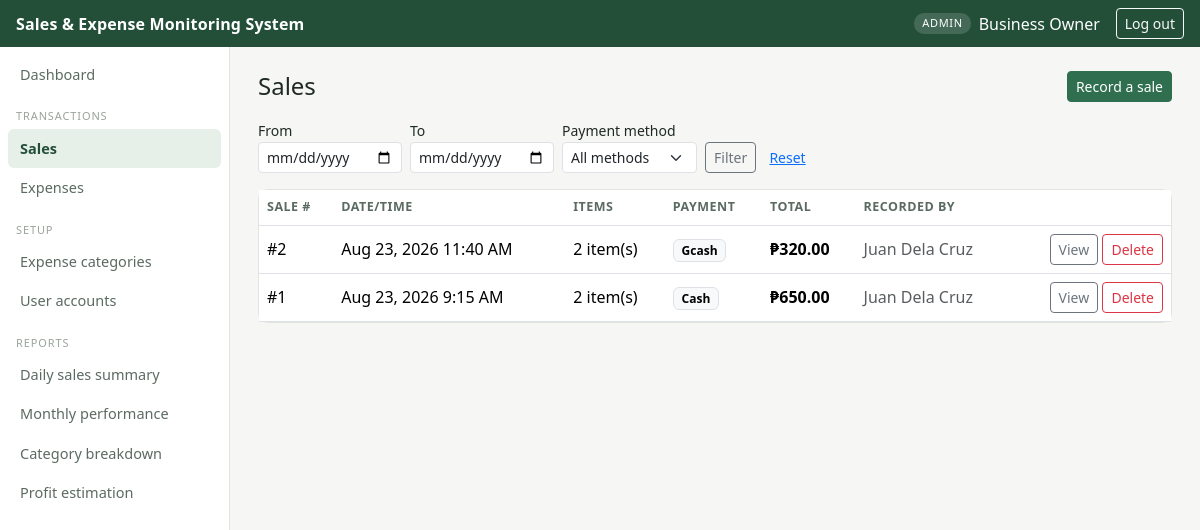
The page /app/modules/sales/list.php (signed in) on the database its author committed.
### tables this page shows
CREATE TABLE sales (
    sale_id         INT AUTO_INCREMENT PRIMARY KEY,
    sale_date       DATE NOT NULL,
    sale_time       TIME NOT NULL,
    total_amount    DECIMAL(10,2) NOT NULL DEFAULT 0.00,
    payment_method  ENUM('cash', 'gcash', 'card', 'bank_transfer') NOT NULL DEFAULT 'cash',
    recorded_by     INT NOT NULL,
    created_at      TIMESTAMP NOT NULL DEFAULT CURRENT_TIMESTAMP,
    CONSTRAINT fk_sale_user
        FOREIGN KEY (recorded_by) REFERENCES users(user_id)
        ON UPDATE CASCADE ON DELETE RESTRICT,
    CONSTRAINT chk_sale_total CHECK (total_amount >= 0)
);

CREATE TABLE users (
    user_id         INT AUTO_INCREMENT PRIMARY KEY,
    username        VARCHAR(50)  NOT NULL UNIQUE,
    password_hash   VARCHAR(255) NOT NULL,
    full_name       VARCHAR(100) NOT NULL,
    role            ENUM('admin', 'staff') NOT NULL DEFAULT 'staff',
    status          ENUM('active', 'inactive') NOT NULL DEFAULT 'active',
    created_at      TIMESTAMP NOT NULL DEFAULT CURRENT_TIMESTAMP
);

### app/includes/functions.php (called while the page is built, shortened)
<?php
function peso(?float $amount): string
{
    return '₱' . number_format((float) $amount, 2);
}

### app/includes/auth.php (called while the page is built, shortened)
<?php
require_once __DIR__ . '/functions.php';
function isAdmin(): bool
{
    return ($_SESSION['role'] ?? null) === 'admin';
}

### app/modules/sales/list.php (the view, shortened to what this page needs)
<?php
require_once __DIR__ . '/../../includes/auth.php';
$dateFrom = trim($_GET['date_from'] ?? '');
$dateTo   = trim($_GET['date_to'] ?? '');
$sql = "SELECT s.sale_id, s.sale_date, s.sale_time, s.total_amount, s.payment_method, u.full_name AS recorded_by,
               (SELECT COUNT(*) FROM sale_items si WHERE si.sale_id = s.sale_id) AS item_count
        FROM sales s JOIN users u ON u.user_id = s.recorded_by
        WHERE 1=1";
$sql .= " ORDER BY s.sale_date DESC, s.sale_time DESC LIMIT 200";
$stmt = $conn->prepare($sql);
$stmt->execute();
$sales = $stmt->get_result();
include __DIR__ . '/../../includes/header.php';
?>
<div class="d-flex justify-content-between align-items-center mb-3">
  <h1 class="h4 mb-0">Sales</h1>
  <a href="add.php" class="btn btn-brand btn-sm">Record a sale</a>
</div>
<form class="row g-2 mb-3 align-items-end" method="get">
  <div class="col-auto">
    <label class="form-label small mb-0">From</label>
    <input type="date" name="date_from" class="form-control form-control-sm" value="<?= htmlspecialchars($dateFrom) ?>">
  </div>
  <div class="col-auto">
    <label class="form-label small mb-0">To</label>
    <input type="date" name="date_to" class="form-control form-control-sm" value="<?= htmlspecialchars($dateTo) ?>">
  </div>
  <div class="col-auto">
    <label class="form-label small mb-0">Payment method</label>
    <select name="payment_method" class="form-select form-select-sm">
      <option value="">All methods</option>
    </select>
  </div>
  <div class="col-auto">
    <button class="btn btn-sm btn-outline-secondary">Filter</button>
    <a href="list.php" class="btn btn-sm btn-link">Reset</a>
  </div>
</form>
<div class="card p-0">
  <table class="table mb-0 align-middle">
    <thead>
      <tr><th>Sale #</th><th>Date/time</th><th>Items</th><th>Payment</th><th>Total</th><th>Recorded by</th><th></th></tr>
    </thead>
    <tbody>
      <?php while ($s = $sales->fetch_assoc()): ?>
        <tr>
          <td>#<?= $s['sale_id'] ?></td>
          <td><?= date('M j, Y g:i A', strtotime($s['sale_date'] . ' ' . $s['sale_time'])) ?></td>
          <td><?= (int) $s['item_count'] ?> item(s)</td>
          <td><span class="badge text-bg-light border"><?= ucfirst(str_replace('_',' ',$s['payment_method'])) ?></span></td>
          <td class="fw-semibold"><?= peso($s['total_amount']) ?></td>
          <td class="text-muted"><?= htmlspecialchars($s['recorded_by']) ?></td>
          <td class="text-end">
            <a href="view.php?id=<?= $s['sale_id'] ?>" class="btn btn-sm btn-outline-secondary">View</a>
            <?php if (isAdmin()): ?>
            <a href="delete.php?id=<?= $s['sale_id'] ?>" class="btn btn-sm btn-outline-danger"
               onclick="return confirm('Delete this sale and all its items?');">Delete</a>
            <?php endif; ?>
          </td>
        </tr>
      <?php endwhile; ?>
    </tbody>
  </table>
</div>
<?php include __DIR__ . '/../../includes/footer.php'; ?>

### app/assets/css/style.css (style rules this page uses)
:root { --ink: #1f2a24; --ink-muted: #5c6b62; --surface: #f6f7f4; --card: #ffffff; --line: #e2e5df; --accent: #2f6f4f; --accent-dark: #234f39; --accent-soft: #e6efe8; --warn: #b5651d; --danger: #a3342b; }
body { background: var(--surface); color: var(--ink); font-family: "Segoe UI", Roboto, -apple-system, sans-serif; }
.card { border: 1px solid var(--line); border-radius: 10px; }
.btn-brand { background: var(--accent); border-color: var(--accent); color: #fff; }
table.table thead th { font-size: 12.5px; text-transform: uppercase; letter-spacing: .04em; color: var(--ink-muted); border-bottom-width: 1px; }

### rows shown on the page
sales: sale_id "2", sale_date+sale_time "Aug 23, 2026 11:40 AM", item_count "2", payment_method "Gcash", total_amount "₱320.00", recorded_by.full_name "Juan Dela Cruz"
sales: sale_id "1", sale_date+sale_time "Aug 23, 2026 9:15 AM", item_count "2", payment_method "Cash", total_amount "₱650.00", recorded_by.full_name "Juan Dela Cruz"

### other values the page prints
$user['role'] "ADMIN"
$user['full_name'] "Business Owner"
